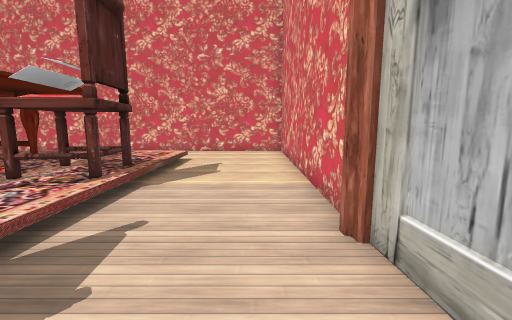
[1] (above)

16 first-person views from a walk through a level from a Godot 3-D game. The camera is 1.5 m above the floor, tilts 8° down and sees 90° across. The floor is counted in squares, 1 m on a side. Each view is taken from the middle of a square. On the plan, view 1 faces up. The plan holds only what a view shows up to about 13 squares ahead; the rest is blank. Some surface patterns are stand-ins.

[2]
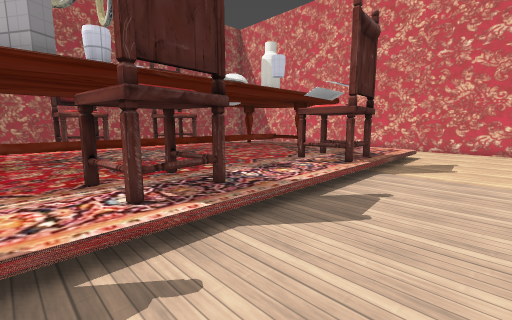

[3]
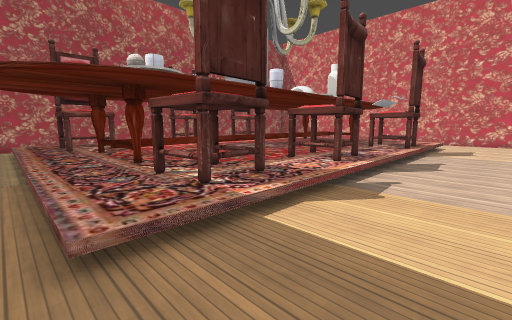

[4]
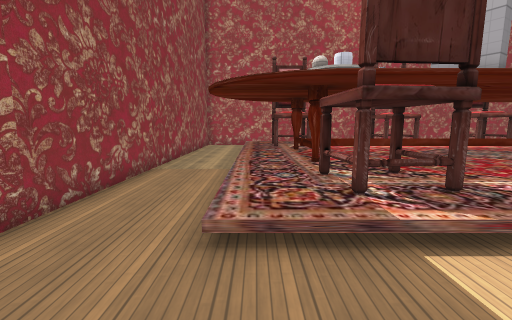

[5]
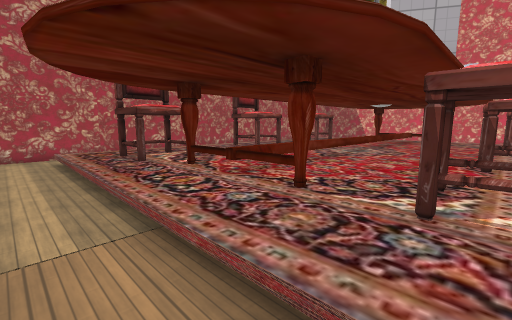

[6]
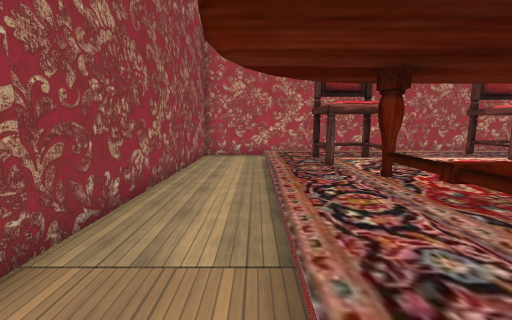

[7]
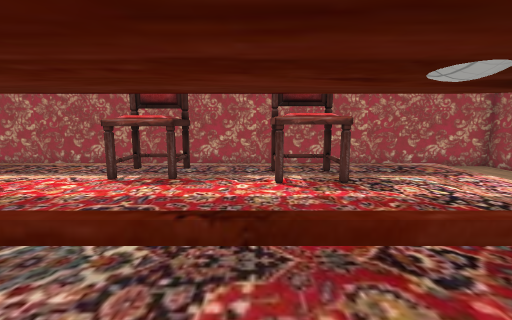

[8]
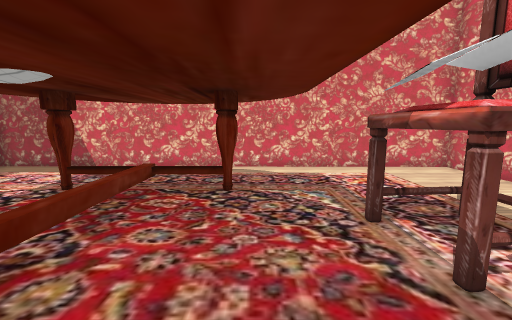

[9]
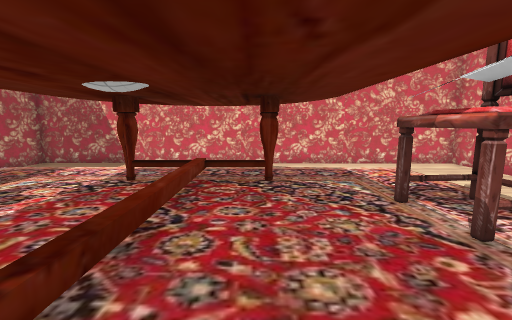

[10]
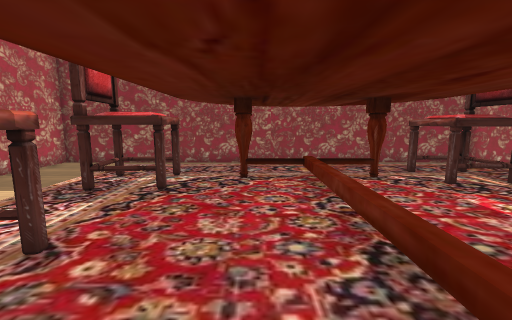

[11]
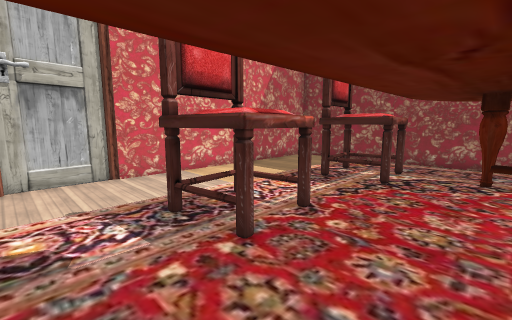

[12]
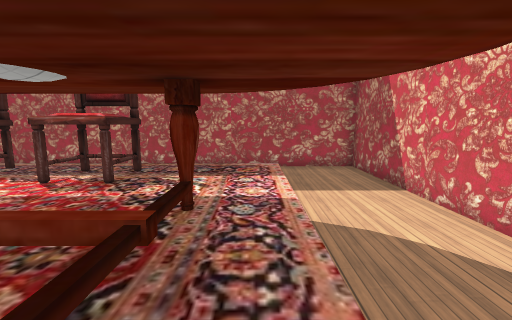

[13]
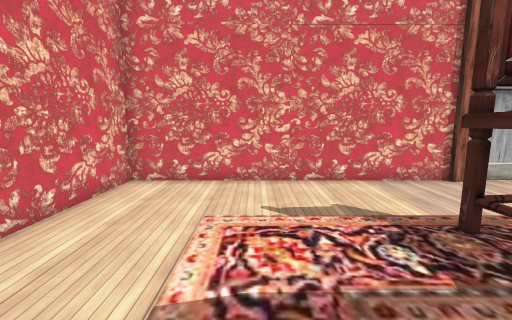

[14]
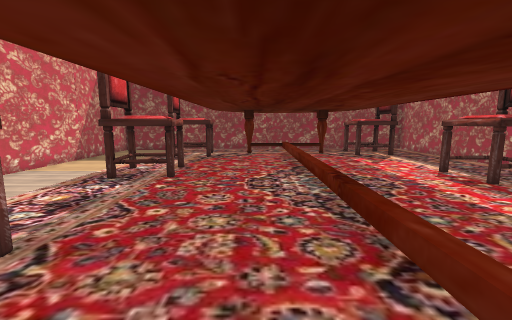

[15]
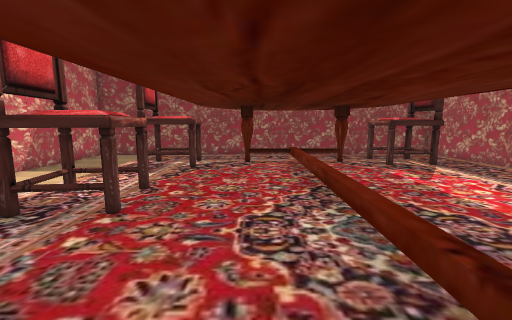

[16]
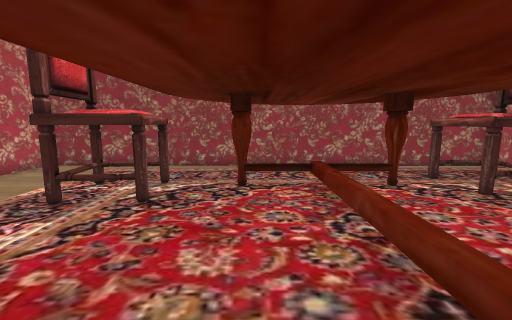

### Floor plan
Key: @ floor where view 1 was taken; # wall or solid block; . main floor; : floor 0.5 m higher than the main floor; / step, stairs or slope; T thing the floor can be seen under or through; P plate.
Columns run from 19 left of view 1 to 2 right of it. Each row starts with its distance up from view 1.
 15 ###############
 14 #.............########
 13 #....................#
 12 #..........   .......#
 11 #.///////////////....#
 10 # /:::::::::::::/....#
  9 # /:::::####::::/....#
  8 # /:::::::#:::::/....#
  7 # /:::::::#:::##/....#
  6 # /:##::::#:::##/....#
  5 # /:##::::#:::##/....#
  4 # /:::::::#:::::/....#
  3 # /:::::::#:::::/....#
  2 # //##::::#:::::/....#
  1 # /:##::::#:::##/....#
  0 # /:##::::#:::##/..@.#
 -1 # /:::::::#:::##/....#
 -2 # /:::::::#:::::/....#
 -3 # /:::::::#:::::/....#
 -4 # /::##:::#::TTT/....#
 -5 # /::##: ##P:TTT/....#
 -6 # /::##:::::::::/....#
 -7 # /:::::::::::::/....#
 -8 #....................#
 -9 #....................#
-10 #....................#
-11 ######################

Positions as (right, up) in squares from view 1, and headings:
1: (0, 0), facing up
2: (0, -2), facing up-left
3: (0, -8), facing up-left
4: (0, -7), facing left
5: (-5, -9), facing up-left
6: (-6, -8), facing left
7: (-7, 4), facing left
8: (-7, 3), facing up
9: (-8, 2), facing up
10: (-8, 2), facing down
11: (-8, 3), facing down-right
12: (-7, 10), facing left
13: (-7, 10), facing right
14: (-8, 8), facing down
15: (-8, 5), facing down
16: (-8, 1), facing down
